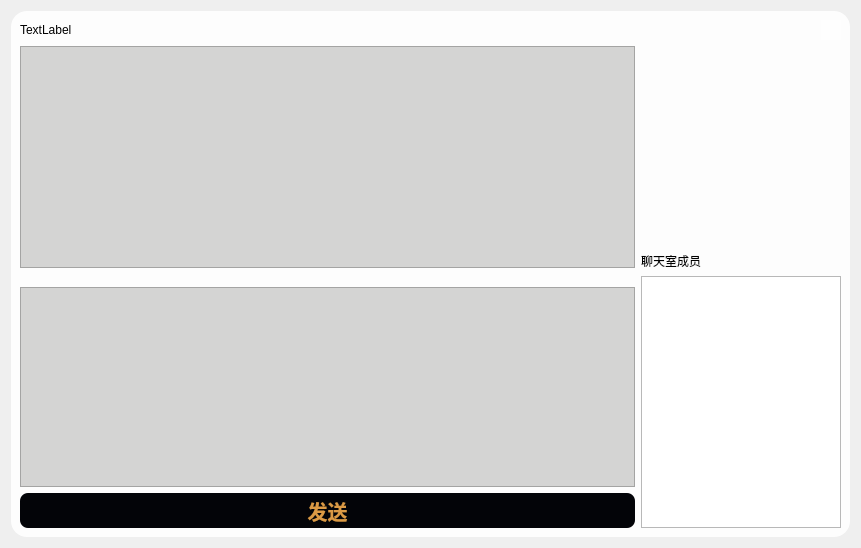
<?xml version="1.0" encoding="UTF-8"?>
<ui version="4.0">
 <class>Chat</class>
 <widget class="QWidget" name="Chat">
  <property name="geometry">
   <rect>
    <x>0</x>
    <y>0</y>
    <width>861</width>
    <height>548</height>
   </rect>
  </property>
  <property name="windowTitle">
   <string>Form</string>
  </property>
  <property name="styleSheet">
   <string notr="true"/>
  </property>
  <layout class="QGridLayout" name="gridLayout">
   <item row="0" column="0">
    <widget class="QFrame" name="frame">
     <property name="styleSheet">
      <string notr="true">#frame{
background-color: rgba(255, 255, 255,0.9);
border-radius: 16px;
}
QLabel{
front-color:rgb(255, 255, 255);
}</string>
     </property>
     <property name="frameShape">
      <enum>QFrame::StyledPanel</enum>
     </property>
     <property name="frameShadow">
      <enum>QFrame::Raised</enum>
     </property>
     <layout class="QGridLayout" name="gridLayout_2">
      <item row="0" column="0">
       <layout class="QHBoxLayout" name="horizontalLayout">
        <item>
         <widget class="QLabel" name="chatNamelabel">
          <property name="styleSheet">
           <string notr="true"/>
          </property>
          <property name="text">
           <string>TextLabel</string>
          </property>
         </widget>
        </item>
        <item>
         <spacer name="horizontalSpacer">
          <property name="orientation">
           <enum>Qt::Horizontal</enum>
          </property>
          <property name="sizeHint" stdset="0">
           <size>
            <width>40</width>
            <height>20</height>
           </size>
          </property>
         </spacer>
        </item>
        <item>
         <widget class="QPushButton" name="CloseButton">
          <property name="maximumSize">
           <size>
            <width>20</width>
            <height>20</height>
           </size>
          </property>
          <property name="styleSheet">
           <string notr="true">#CloseButton{
border:none;
background:rgba(255,255,255,0.4);
}
#CloseButton:hover {
background: rgba(255,255,255,0.7);
}</string>
          </property>
          <property name="text">
           <string/>
          </property>
         </widget>
        </item>
       </layout>
      </item>
      <item row="1" column="0">
       <layout class="QHBoxLayout" name="horizontalLayout_2">
        <item>
         <layout class="QVBoxLayout" name="verticalLayout_2">
          <item>
           <widget class="QTextBrowser" name="chatBrowser">
            <property name="styleSheet">
             <string notr="true">QTextBrowser{
background-color:#D4D4D3;
}</string>
            </property>
           </widget>
          </item>
          <item>
           <spacer name="verticalSpacer">
            <property name="orientation">
             <enum>Qt::Vertical</enum>
            </property>
            <property name="sizeType">
             <enum>QSizePolicy::Fixed</enum>
            </property>
            <property name="sizeHint" stdset="0">
             <size>
              <width>20</width>
              <height>13</height>
             </size>
            </property>
           </spacer>
          </item>
          <item>
           <widget class="QTextEdit" name="MessageInput">
            <property name="maximumSize">
             <size>
              <width>16777215</width>
              <height>200</height>
             </size>
            </property>
            <property name="styleSheet">
             <string notr="true">QTextEdit{
background-color:#D4D4D3;
}</string>
            </property>
            <property name="html">
             <string>&lt;!DOCTYPE HTML PUBLIC &quot;-//W3C//DTD HTML 4.0//EN&quot; &quot;http://www.w3.org/TR/REC-html40/strict.dtd&quot;&gt;
&lt;html&gt;&lt;head&gt;&lt;meta name=&quot;qrichtext&quot; content=&quot;1&quot; /&gt;&lt;style type=&quot;text/css&quot;&gt;
p, li { white-space: pre-wrap; }
&lt;/style&gt;&lt;/head&gt;&lt;body style=&quot; font-family:'SimSun'; font-size:9pt; font-weight:400; font-style:normal;&quot;&gt;
&lt;p style=&quot;-qt-paragraph-type:empty; margin-top:0px; margin-bottom:0px; margin-left:0px; margin-right:0px; -qt-block-indent:0; text-indent:0px;&quot;&gt;&lt;br /&gt;&lt;/p&gt;&lt;/body&gt;&lt;/html&gt;</string>
            </property>
           </widget>
          </item>
          <item>
           <widget class="QPushButton" name="SendButton">
            <property name="styleSheet">
             <string notr="true">QPushButton {
background-color:#030408;
color:#db9a45;
font-size: 20px;
font:10pt &quot;Microsoft YaHei UI&quot;;
border-radius:8px;
font-weight:700;
height:35px;
width: 100%;
}
QPushButton:hover {
background-color: #383a3e;
}</string>
            </property>
            <property name="text">
             <string>发送</string>
            </property>
           </widget>
          </item>
         </layout>
        </item>
        <item>
         <layout class="QVBoxLayout" name="verticalLayout_3">
          <property name="sizeConstraint">
           <enum>QLayout::SetFixedSize</enum>
          </property>
          <item>
           <widget class="QLabel" name="Imagelabel">
            <property name="minimumSize">
             <size>
              <width>200</width>
              <height>200</height>
             </size>
            </property>
            <property name="maximumSize">
             <size>
              <width>200</width>
              <height>200</height>
             </size>
            </property>
            <property name="text">
             <string/>
            </property>
            <property name="pixmap">
             <pixmap resource="ImageRes.qrc">:/pic/0.jpg</pixmap>
            </property>
           </widget>
          </item>
          <item>
           <layout class="QVBoxLayout" name="verticalLayout">
            <item>
             <widget class="QLabel" name="userlistLabel">
              <property name="text">
               <string>聊天室成员</string>
              </property>
             </widget>
            </item>
            <item>
             <widget class="QListWidget" name="UserlistWidget">
              <property name="maximumSize">
               <size>
                <width>200</width>
                <height>16777215</height>
               </size>
              </property>
              <property name="styleSheet">
               <string notr="true"/>
              </property>
             </widget>
            </item>
           </layout>
          </item>
         </layout>
        </item>
       </layout>
      </item>
     </layout>
    </widget>
   </item>
  </layout>
 </widget>
 <tabstops>
  <tabstop>chatBrowser</tabstop>
  <tabstop>MessageInput</tabstop>
  <tabstop>SendButton</tabstop>
  <tabstop>UserlistWidget</tabstop>
 </tabstops>
 <resources>
  <include location="ImageRes.qrc"/>
 </resources>
 <connections/>
</ui>
